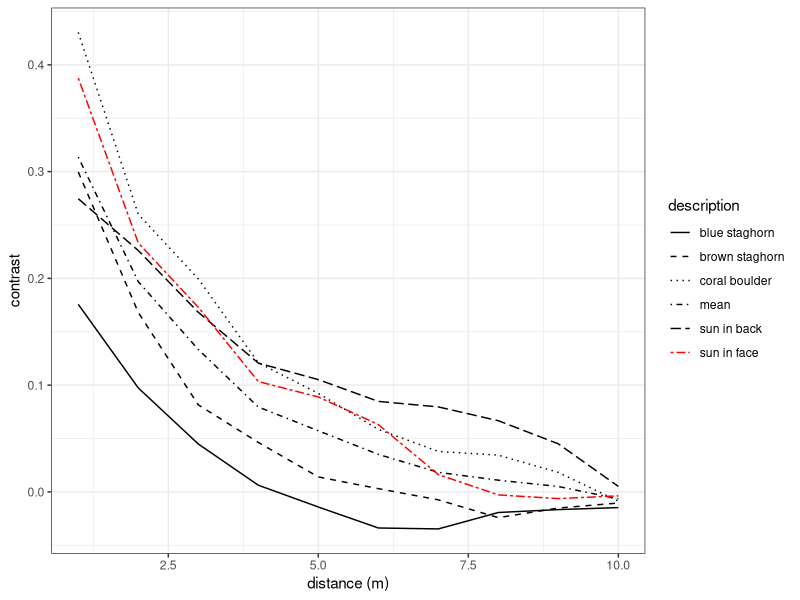

Recreate this plot in R. (Note: this script raises an error after producing the figure.)
#!/usr/bin/env Rscript
################################################################################
# Copyright statement
# This script, or parts of it, can be used or reproduced under the terms of the
# Creative Commons Attribution License which permits any use, distribution, and 
# reproduction in any medium, provided the original author(s) and the source are
# credited.

################################################################################
# Author: Ronald Petie

################################################################################
# Purpose: Plot relation between distance and coral reef contrast
#
# Args:
#   Input: Coral reef contrastxx.csv file
#
# Returns:
#   Plots and RData files

################################################################################
# source() and library() statements

# Clear workspace first
rm(list=ls())

# Attach packages:
library(ggplot2)
library(dplyr)
library(tidyr)

################################################################################
# Function definitions

################################################################################
# Executed statements

current.dir <- getwd()
#-------------------------------------------------------------------------------
# Read data
original <- read.csv(file.path("..", "Data", "Coral reef contrast02.csv"),
                     sep=";", dec=",")

# Select collumns to use
data <- select(original, date, description, sun, rep, distance, scene, mean)

# make separate collumns for foreground and background
data <- spread(data, scene, mean)

# Calculate Weber's contrast
data$contrast <- (data$background-data$foreground)/data$background

# Summarise data
final.contrasts <- summarise(group_by(data, description, sun, distance),
                             contrast = mean(contrast))

final.contrasts <- as.data.frame(final.contrasts)

mean.contrasts <- summarise(group_by(final.contrasts, distance),
                            N = length(contrast),
                            mean.contrast = mean(contrast),
                            SD = sd(contrast))
# append means
mean.contrasts2 <- data.frame(description = rep("mean", times =10),
                              sun = rep("NA", times = 10),
                              distance = mean.contrasts$distance,
                              contrast = mean.contrasts$mean.contrast)
final.contrasts <- rbind(final.contrasts, mean.contrasts2)

#-------------------------------------------------------------------------------
# Plot
contrast <- ggplot(final.contrasts, aes(x=distance, y=contrast, 
                                        col=description,
                                        linetype=description)) +
  xlab("distance (m)") +
  geom_line(aes(linetype = description)) +
  scale_colour_manual(values = c(rep("black", 5), "red")) +
  scale_linetype_manual(values = 1:6) +
  theme_bw()

#-------------------------------------------------------------------------------
# Save

# Change dir
setwd(file.path("..", "Figs"))
dir.create("Contrast", showWarnings = F)
setwd("Contrast")

# PNG image
png("Contrast.png", width = 800, height = 400)
print(contrast)
dev.off()

# RData file
save(contrast, final.contrasts, mean.contrasts, file="Contrast.RData")

# Navigate back
setwd(current.dir)

#-------------------------------------------------------------------------------
# CSV file
setwd(file.path("..", "Output"))
dir.create("Reef experiment", showWarnings = F)
setwd("Reef experiment")
dir.create("Contrast", showWarnings = F)
setwd("Contrast")

write.table(final.contrasts, file = "Reef_contrast.csv", sep = ";", dec = ",",
            row.names = F)
write.table(mean.contrasts, file = "Reef_contrast_mean.csv", sep = ";",
            dec = ",", row.names = F)

# Navigate back
setwd(current.dir)